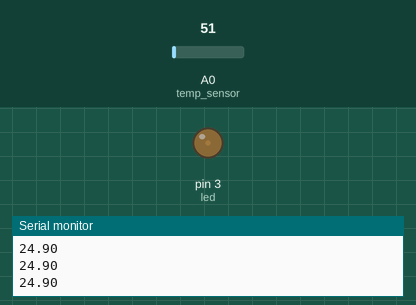
This sketch was run on a simulated Arduino Uno, built with avr-gcc and run on an emulated ATmega328P. On the bench: output pins drawn as LEDs (lit = HIGH), the last lines printed to the serial monitor. Inputs (shaded band) come from the test bench; at power-on: A0 (temp_sensor) = 51.

Above: at 1.2 s.
1.3 s: A0 (temp_sensor) set to 30
At 2.3 s:
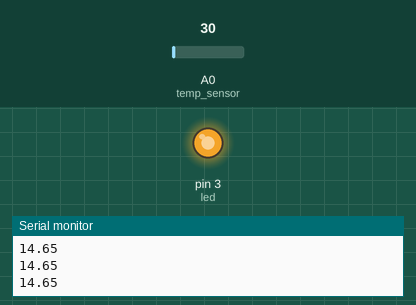
3.0 s: A0 (temp_sensor) set to 38
At 3.5 s:
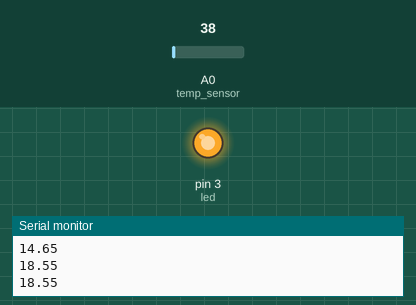
4.5 s: A0 (temp_sensor) set to 41
At 5.7 s:
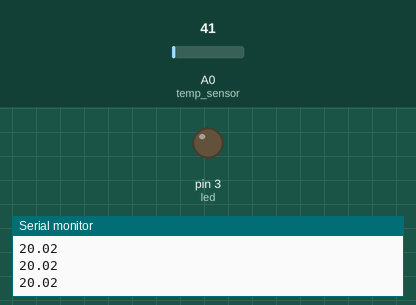
6.0 s: A0 (temp_sensor) set to 86
At 7.2 s:
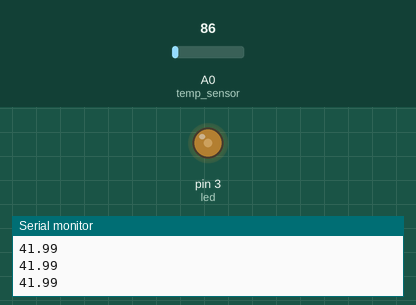
7.5 s: A0 (temp_sensor) set to 112
At 8.5 s:
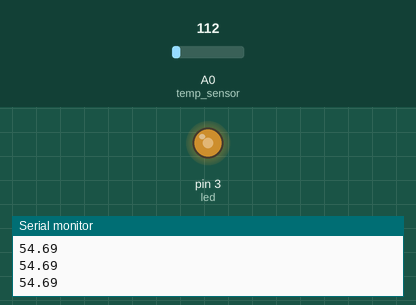
Timing chart, 0 to 10.0 s (numbered marks = the images above; inputs shaded):
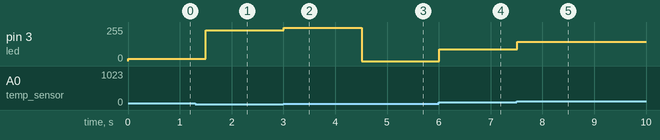

Measured:
- the behaviour switches between 40 and 41 on A0 (temp_sensor) (found by bisection; images 2 and 3)
- after the input at 1.3 s, pin 3 (led): 17/255 → 231/255 after 0.20 s
- after the input at 3.0 s, pin 3 (led): 231/255 → 248/255 at once
- after the input at 4.5 s, pin 3 (led): 248/255 → 0/255 at once
- after the input at 6.0 s, pin 3 (led): 0/255 → 89/255 at once
- after the input at 7.5 s, pin 3 (led): 89/255 → 144/255 at once

The sketch:

PWM_analogWrite-temperature_sensor.ino
```cpp
/* This script combins a temperature sensor (usually LM35) and the analog-write function.
It maps the celsius values to the analog values using the "pulse-width modulation (PWM)" technique.
The LED will either brights up and fades away based on the temperature. */


int led = 3;
int temp_sensor = A0;

int value;


void setup() {
  Serial.begin(9600);
  pinMode(led, OUTPUT);
}


void loop() {
  float temp = analogRead(temp_sensor);
  temp = temp * 0.48828125;  // convert to celsius
  Serial.println(temp);

  value = map(temp, 20, 80, 0, 255);  // map values from 20*C~80*C to 0~255
  analogWrite(led, value);            // LED brightness is dependent on the temperature
  delay(300);
}
```
